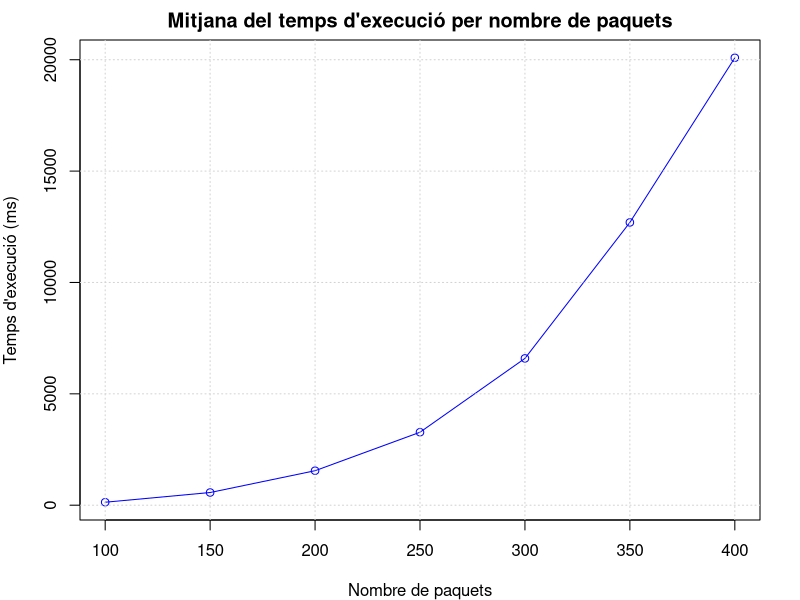
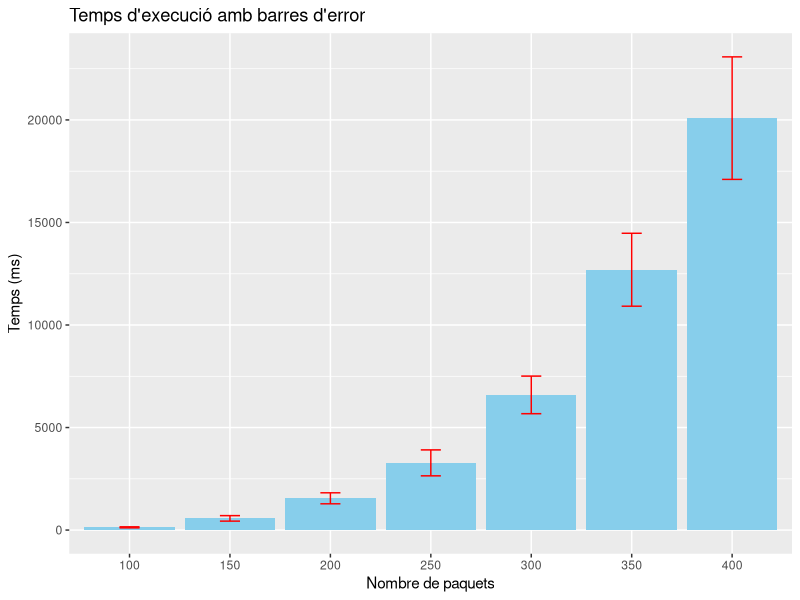
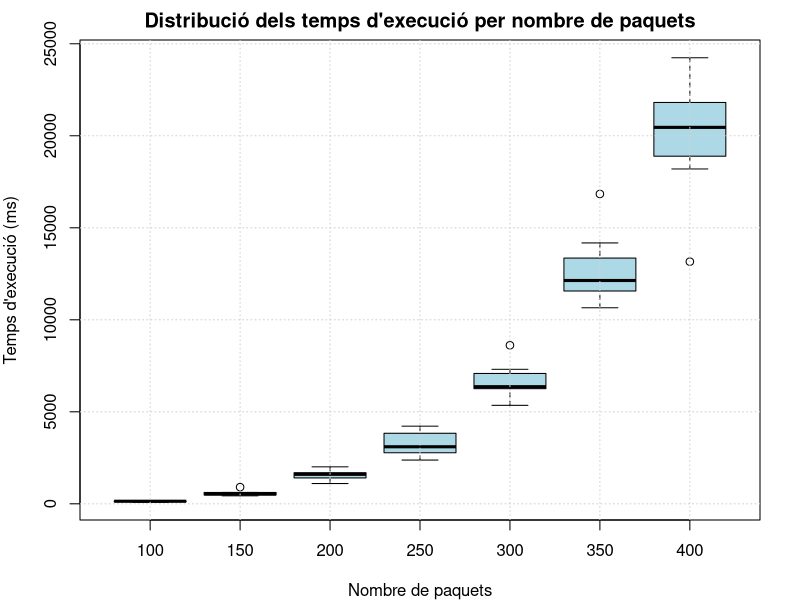

The R script that drew these images, in order:
# Dades
data <- read.csv("exp4b.csv", sep = ";")
# Seleccionar columnes dels temps per paquets
temps <- data[, c("X100", "X150", "X200", "X250", "X300", "X350", "X400")]

# Estadístiques bàsiques: mitjana i desviació estàndard
mean_times <- colMeans(temps)
sd_times <- apply(temps, 2, sd)
cv_times <- sd_times / mean_times
medianas <- lapply(temps, median)


str(mean_times)  # Comprova l'estructura de mean_times
print(names(mean_times))
names(mean_times) <- c(100, 150, 200, 250, 300, 350, 400)

# Reduir les marges del gràfic
par(mar=c(4, 4, 2, 2))

# 1. Gràfic de línies per mostrar la mitjana del temps d'execució
plot(names(mean_times), mean_times, type="o", col="blue",
     xlab="Nombre de paquets", ylab="Temps d'execució (ms)",
     main="Mitjana del temps d'execució per nombre de paquets")
grid()

# 2. Gràfic de barres amb barres d'error (error bars)
library(ggplot2)
temps_means <- data.frame(Paquets=names(mean_times), Mitjana=mean_times, SD=sd_times)
ggplot(temps_means, aes(x=Paquets, y=Mitjana)) +
  geom_bar(stat="identity", fill="skyblue") +
  geom_errorbar(aes(ymin=Mitjana-SD, ymax=Mitjana+SD), width=0.2, color="red") +
  labs(title="Temps d'execució amb barres d'error", x="Nombre de paquets", y="Temps (ms)")

# 3. Boxplot per comparar la distribució de temps d'execució per cada nombre de paquets
boxplot(temps, names=names(mean_times), xlab="Nombre de paquets", ylab="Temps d'execució (ms)",
        main="Distribució dels temps d'execució per nombre de paquets", col="lightblue")
grid()

# 4. Mostra les estadístiques
mean_times
sd_times
cv_times
medianas

